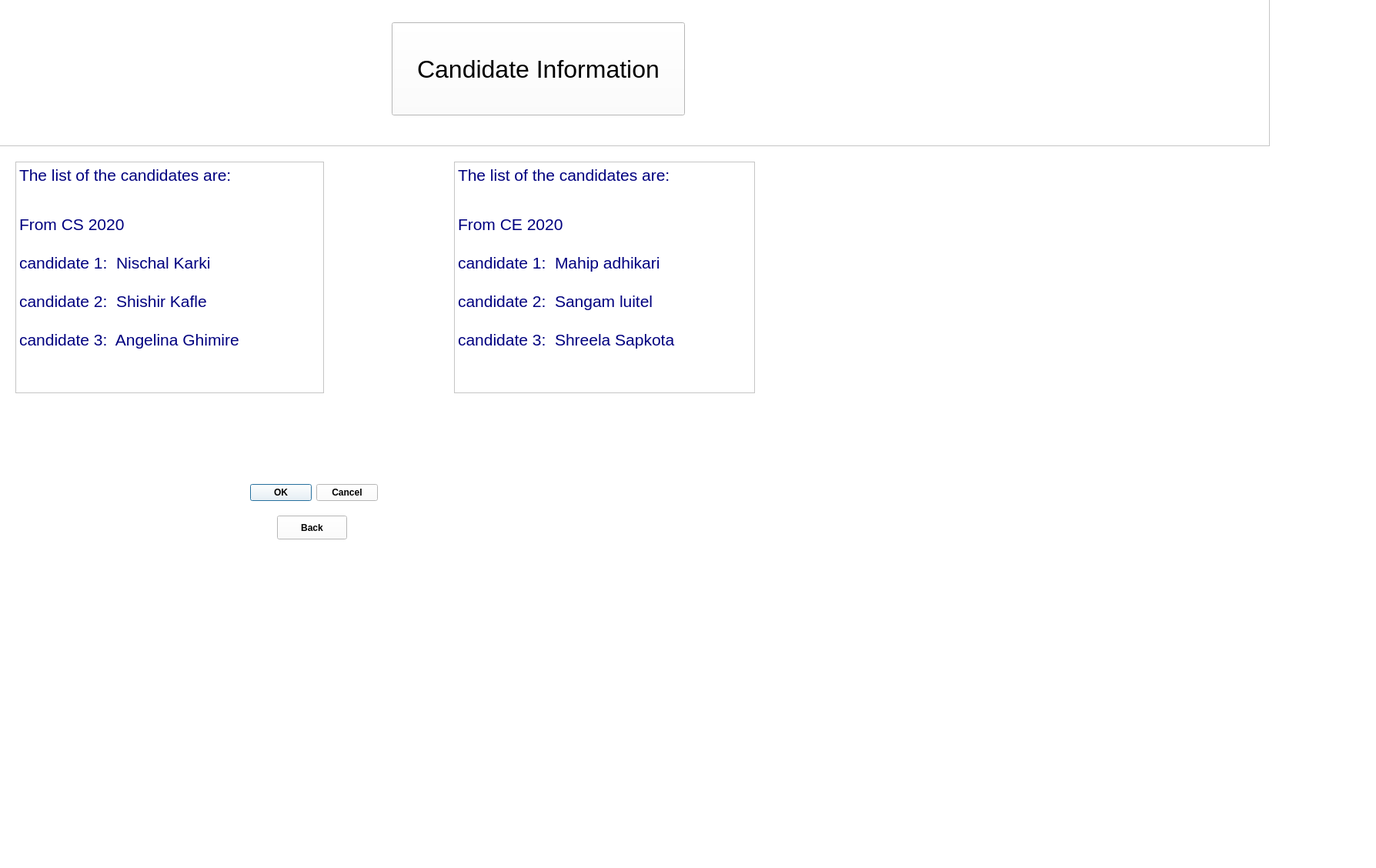
<?xml version="1.0" encoding="UTF-8"?>
<ui version="4.0">
 <class>candidateinfo</class>
 <widget class="QDialog" name="candidateinfo">
  <property name="geometry">
   <rect>
    <x>0</x>
    <y>0</y>
    <width>1788</width>
    <height>1128</height>
   </rect>
  </property>
  <property name="palette">
   <palette>
    <active>
     <colorrole role="WindowText">
      <brush brushstyle="SolidPattern">
       <color alpha="255">
        <red>0</red>
        <green>0</green>
        <blue>0</blue>
       </color>
      </brush>
     </colorrole>
     <colorrole role="Button">
      <brush brushstyle="SolidPattern">
       <color alpha="255">
        <red>255</red>
        <green>255</green>
        <blue>255</blue>
       </color>
      </brush>
     </colorrole>
     <colorrole role="Light">
      <brush brushstyle="SolidPattern">
       <color alpha="255">
        <red>255</red>
        <green>255</green>
        <blue>255</blue>
       </color>
      </brush>
     </colorrole>
     <colorrole role="Midlight">
      <brush brushstyle="SolidPattern">
       <color alpha="255">
        <red>255</red>
        <green>255</green>
        <blue>255</blue>
       </color>
      </brush>
     </colorrole>
     <colorrole role="Dark">
      <brush brushstyle="SolidPattern">
       <color alpha="255">
        <red>127</red>
        <green>127</green>
        <blue>127</blue>
       </color>
      </brush>
     </colorrole>
     <colorrole role="Mid">
      <brush brushstyle="SolidPattern">
       <color alpha="255">
        <red>170</red>
        <green>170</green>
        <blue>170</blue>
       </color>
      </brush>
     </colorrole>
     <colorrole role="Text">
      <brush brushstyle="SolidPattern">
       <color alpha="255">
        <red>0</red>
        <green>0</green>
        <blue>0</blue>
       </color>
      </brush>
     </colorrole>
     <colorrole role="BrightText">
      <brush brushstyle="SolidPattern">
       <color alpha="255">
        <red>255</red>
        <green>255</green>
        <blue>255</blue>
       </color>
      </brush>
     </colorrole>
     <colorrole role="ButtonText">
      <brush brushstyle="SolidPattern">
       <color alpha="255">
        <red>0</red>
        <green>0</green>
        <blue>0</blue>
       </color>
      </brush>
     </colorrole>
     <colorrole role="Base">
      <brush brushstyle="SolidPattern">
       <color alpha="255">
        <red>255</red>
        <green>255</green>
        <blue>255</blue>
       </color>
      </brush>
     </colorrole>
     <colorrole role="Window">
      <brush brushstyle="SolidPattern">
       <color alpha="255">
        <red>255</red>
        <green>255</green>
        <blue>255</blue>
       </color>
      </brush>
     </colorrole>
     <colorrole role="Shadow">
      <brush brushstyle="SolidPattern">
       <color alpha="255">
        <red>0</red>
        <green>0</green>
        <blue>0</blue>
       </color>
      </brush>
     </colorrole>
     <colorrole role="AlternateBase">
      <brush brushstyle="SolidPattern">
       <color alpha="255">
        <red>255</red>
        <green>255</green>
        <blue>255</blue>
       </color>
      </brush>
     </colorrole>
     <colorrole role="ToolTipBase">
      <brush brushstyle="SolidPattern">
       <color alpha="255">
        <red>255</red>
        <green>255</green>
        <blue>220</blue>
       </color>
      </brush>
     </colorrole>
     <colorrole role="ToolTipText">
      <brush brushstyle="SolidPattern">
       <color alpha="255">
        <red>0</red>
        <green>0</green>
        <blue>0</blue>
       </color>
      </brush>
     </colorrole>
     <colorrole role="PlaceholderText">
      <brush brushstyle="SolidPattern">
       <color alpha="128">
        <red>0</red>
        <green>0</green>
        <blue>0</blue>
       </color>
      </brush>
     </colorrole>
    </active>
    <inactive>
     <colorrole role="WindowText">
      <brush brushstyle="SolidPattern">
       <color alpha="255">
        <red>0</red>
        <green>0</green>
        <blue>0</blue>
       </color>
      </brush>
     </colorrole>
     <colorrole role="Button">
      <brush brushstyle="SolidPattern">
       <color alpha="255">
        <red>255</red>
        <green>255</green>
        <blue>255</blue>
       </color>
      </brush>
     </colorrole>
     <colorrole role="Light">
      <brush brushstyle="SolidPattern">
       <color alpha="255">
        <red>255</red>
        <green>255</green>
        <blue>255</blue>
       </color>
      </brush>
     </colorrole>
     <colorrole role="Midlight">
      <brush brushstyle="SolidPattern">
       <color alpha="255">
        <red>255</red>
        <green>255</green>
        <blue>255</blue>
       </color>
      </brush>
     </colorrole>
     <colorrole role="Dark">
      <brush brushstyle="SolidPattern">
       <color alpha="255">
        <red>127</red>
        <green>127</green>
        <blue>127</blue>
       </color>
      </brush>
     </colorrole>
     <colorrole role="Mid">
      <brush brushstyle="SolidPattern">
       <color alpha="255">
        <red>170</red>
        <green>170</green>
        <blue>170</blue>
       </color>
      </brush>
     </colorrole>
     <colorrole role="Text">
      <brush brushstyle="SolidPattern">
       <color alpha="255">
        <red>0</red>
        <green>0</green>
        <blue>0</blue>
       </color>
      </brush>
     </colorrole>
     <colorrole role="BrightText">
      <brush brushstyle="SolidPattern">
       <color alpha="255">
        <red>255</red>
        <green>255</green>
        <blue>255</blue>
       </color>
      </brush>
     </colorrole>
     <colorrole role="ButtonText">
      <brush brushstyle="SolidPattern">
       <color alpha="255">
        <red>0</red>
        <green>0</green>
        <blue>0</blue>
       </color>
      </brush>
     </colorrole>
     <colorrole role="Base">
      <brush brushstyle="SolidPattern">
       <color alpha="255">
        <red>255</red>
        <green>255</green>
        <blue>255</blue>
       </color>
      </brush>
     </colorrole>
     <colorrole role="Window">
      <brush brushstyle="SolidPattern">
       <color alpha="255">
        <red>255</red>
        <green>255</green>
        <blue>255</blue>
       </color>
      </brush>
     </colorrole>
     <colorrole role="Shadow">
      <brush brushstyle="SolidPattern">
       <color alpha="255">
        <red>0</red>
        <green>0</green>
        <blue>0</blue>
       </color>
      </brush>
     </colorrole>
     <colorrole role="AlternateBase">
      <brush brushstyle="SolidPattern">
       <color alpha="255">
        <red>255</red>
        <green>255</green>
        <blue>255</blue>
       </color>
      </brush>
     </colorrole>
     <colorrole role="ToolTipBase">
      <brush brushstyle="SolidPattern">
       <color alpha="255">
        <red>255</red>
        <green>255</green>
        <blue>220</blue>
       </color>
      </brush>
     </colorrole>
     <colorrole role="ToolTipText">
      <brush brushstyle="SolidPattern">
       <color alpha="255">
        <red>0</red>
        <green>0</green>
        <blue>0</blue>
       </color>
      </brush>
     </colorrole>
     <colorrole role="PlaceholderText">
      <brush brushstyle="SolidPattern">
       <color alpha="128">
        <red>0</red>
        <green>0</green>
        <blue>0</blue>
       </color>
      </brush>
     </colorrole>
    </inactive>
    <disabled>
     <colorrole role="WindowText">
      <brush brushstyle="SolidPattern">
       <color alpha="255">
        <red>127</red>
        <green>127</green>
        <blue>127</blue>
       </color>
      </brush>
     </colorrole>
     <colorrole role="Button">
      <brush brushstyle="SolidPattern">
       <color alpha="255">
        <red>255</red>
        <green>255</green>
        <blue>255</blue>
       </color>
      </brush>
     </colorrole>
     <colorrole role="Light">
      <brush brushstyle="SolidPattern">
       <color alpha="255">
        <red>255</red>
        <green>255</green>
        <blue>255</blue>
       </color>
      </brush>
     </colorrole>
     <colorrole role="Midlight">
      <brush brushstyle="SolidPattern">
       <color alpha="255">
        <red>255</red>
        <green>255</green>
        <blue>255</blue>
       </color>
      </brush>
     </colorrole>
     <colorrole role="Dark">
      <brush brushstyle="SolidPattern">
       <color alpha="255">
        <red>127</red>
        <green>127</green>
        <blue>127</blue>
       </color>
      </brush>
     </colorrole>
     <colorrole role="Mid">
      <brush brushstyle="SolidPattern">
       <color alpha="255">
        <red>170</red>
        <green>170</green>
        <blue>170</blue>
       </color>
      </brush>
     </colorrole>
     <colorrole role="Text">
      <brush brushstyle="SolidPattern">
       <color alpha="255">
        <red>127</red>
        <green>127</green>
        <blue>127</blue>
       </color>
      </brush>
     </colorrole>
     <colorrole role="BrightText">
      <brush brushstyle="SolidPattern">
       <color alpha="255">
        <red>255</red>
        <green>255</green>
        <blue>255</blue>
       </color>
      </brush>
     </colorrole>
     <colorrole role="ButtonText">
      <brush brushstyle="SolidPattern">
       <color alpha="255">
        <red>127</red>
        <green>127</green>
        <blue>127</blue>
       </color>
      </brush>
     </colorrole>
     <colorrole role="Base">
      <brush brushstyle="SolidPattern">
       <color alpha="255">
        <red>255</red>
        <green>255</green>
        <blue>255</blue>
       </color>
      </brush>
     </colorrole>
     <colorrole role="Window">
      <brush brushstyle="SolidPattern">
       <color alpha="255">
        <red>255</red>
        <green>255</green>
        <blue>255</blue>
       </color>
      </brush>
     </colorrole>
     <colorrole role="Shadow">
      <brush brushstyle="SolidPattern">
       <color alpha="255">
        <red>0</red>
        <green>0</green>
        <blue>0</blue>
       </color>
      </brush>
     </colorrole>
     <colorrole role="AlternateBase">
      <brush brushstyle="SolidPattern">
       <color alpha="255">
        <red>255</red>
        <green>255</green>
        <blue>255</blue>
       </color>
      </brush>
     </colorrole>
     <colorrole role="ToolTipBase">
      <brush brushstyle="SolidPattern">
       <color alpha="255">
        <red>255</red>
        <green>255</green>
        <blue>220</blue>
       </color>
      </brush>
     </colorrole>
     <colorrole role="ToolTipText">
      <brush brushstyle="SolidPattern">
       <color alpha="255">
        <red>0</red>
        <green>0</green>
        <blue>0</blue>
       </color>
      </brush>
     </colorrole>
     <colorrole role="PlaceholderText">
      <brush brushstyle="SolidPattern">
       <color alpha="128">
        <red>0</red>
        <green>0</green>
        <blue>0</blue>
       </color>
      </brush>
     </colorrole>
    </disabled>
   </palette>
  </property>
  <property name="font">
   <font>
    <weight>75</weight>
    <bold>true</bold>
   </font>
  </property>
  <property name="windowTitle">
   <string>Dialog</string>
  </property>
  <widget class="QDialogButtonBox" name="buttonBox">
   <property name="geometry">
    <rect>
     <x>200</x>
     <y>570</y>
     <width>291</width>
     <height>141</height>
    </rect>
   </property>
   <property name="orientation">
    <enum>Qt::Horizontal</enum>
   </property>
   <property name="standardButtons">
    <set>QDialogButtonBox::Cancel|QDialogButtonBox::Ok</set>
   </property>
  </widget>
  <widget class="QTextEdit" name="textEdit">
   <property name="geometry">
    <rect>
     <x>20</x>
     <y>210</y>
     <width>401</width>
     <height>301</height>
    </rect>
   </property>
   <property name="font">
    <font>
     <weight>75</weight>
     <bold>true</bold>
    </font>
   </property>
   <property name="html">
    <string>&lt;!DOCTYPE HTML PUBLIC &quot;-//W3C//DTD HTML 4.0//EN&quot; &quot;http://www.w3.org/TR/REC-html40/strict.dtd&quot;&gt;
&lt;html&gt;&lt;head&gt;&lt;meta name=&quot;qrichtext&quot; content=&quot;1&quot; /&gt;&lt;style type=&quot;text/css&quot;&gt;
p, li { white-space: pre-wrap; }
&lt;/style&gt;&lt;/head&gt;&lt;body style=&quot; font-family:'Inter'; font-size:9pt; font-weight:600; font-style:normal;&quot;&gt;
&lt;p style=&quot; margin-top:0px; margin-bottom:0px; margin-left:0px; margin-right:0px; -qt-block-indent:0; text-indent:0px;&quot;&gt;&lt;span style=&quot; font-family:'Times New Roman'; font-size:16pt; font-weight:400; color:#00007f;&quot;&gt;The list of the candidates are:&lt;/span&gt;&lt;/p&gt;
&lt;p style=&quot;-qt-paragraph-type:empty; margin-top:0px; margin-bottom:0px; margin-left:0px; margin-right:0px; -qt-block-indent:0; text-indent:0px; font-family:'Times New Roman'; font-size:16pt; font-weight:400; color:#00007f;&quot;&gt;&lt;br /&gt;&lt;/p&gt;
&lt;p style=&quot;-qt-paragraph-type:empty; margin-top:0px; margin-bottom:0px; margin-left:0px; margin-right:0px; -qt-block-indent:0; text-indent:0px; font-family:'Times New Roman'; font-weight:400;&quot;&gt;&lt;br /&gt;&lt;/p&gt;
&lt;p style=&quot; margin-top:0px; margin-bottom:0px; margin-left:0px; margin-right:0px; -qt-block-indent:0; text-indent:0px;&quot;&gt;&lt;span style=&quot; font-family:'Times New Roman'; font-size:16pt; font-weight:400; color:#00007f;&quot;&gt;From CS 2020&lt;/span&gt;&lt;/p&gt;
&lt;p style=&quot;-qt-paragraph-type:empty; margin-top:0px; margin-bottom:0px; margin-left:0px; margin-right:0px; -qt-block-indent:0; text-indent:0px; font-family:'Times New Roman'; font-size:16pt; font-weight:400; color:#00007f;&quot;&gt;&lt;br /&gt;&lt;/p&gt;
&lt;p style=&quot; margin-top:0px; margin-bottom:0px; margin-left:0px; margin-right:0px; -qt-block-indent:0; text-indent:0px;&quot;&gt;&lt;span style=&quot; font-family:'Times New Roman'; font-size:16pt; font-weight:400; color:#00007f;&quot;&gt;candidate 1:  Nischal Karki&lt;/span&gt;&lt;/p&gt;
&lt;p style=&quot;-qt-paragraph-type:empty; margin-top:0px; margin-bottom:0px; margin-left:0px; margin-right:0px; -qt-block-indent:0; text-indent:0px; font-family:'Times New Roman'; font-size:16pt; font-weight:400; color:#00007f;&quot;&gt;&lt;br /&gt;&lt;/p&gt;
&lt;p style=&quot; margin-top:0px; margin-bottom:0px; margin-left:0px; margin-right:0px; -qt-block-indent:0; text-indent:0px;&quot;&gt;&lt;span style=&quot; font-family:'Times New Roman'; font-size:16pt; font-weight:400; color:#00007f;&quot;&gt;candidate 2:  Shishir Kafle&lt;/span&gt;&lt;/p&gt;
&lt;p style=&quot;-qt-paragraph-type:empty; margin-top:0px; margin-bottom:0px; margin-left:0px; margin-right:0px; -qt-block-indent:0; text-indent:0px; font-family:'Times New Roman'; font-size:16pt; font-weight:400; color:#00007f;&quot;&gt;&lt;br /&gt;&lt;/p&gt;
&lt;p style=&quot; margin-top:0px; margin-bottom:0px; margin-left:0px; margin-right:0px; -qt-block-indent:0; text-indent:0px;&quot;&gt;&lt;span style=&quot; font-family:'Times New Roman'; font-size:16pt; font-weight:400; color:#00007f;&quot;&gt;candidate 3:  Angelina Ghimire&lt;/span&gt;&lt;/p&gt;&lt;/body&gt;&lt;/html&gt;</string>
   </property>
  </widget>
  <widget class="QPushButton" name="pushButton_2">
   <property name="geometry">
    <rect>
     <x>360</x>
     <y>670</y>
     <width>91</width>
     <height>31</height>
    </rect>
   </property>
   <property name="text">
    <string>Back</string>
   </property>
  </widget>
  <widget class="QLabel" name="label">
   <property name="geometry">
    <rect>
     <x>530</x>
     <y>100</y>
     <width>49</width>
     <height>81</height>
    </rect>
   </property>
   <property name="text">
    <string/>
   </property>
   <property name="pixmap">
    <pixmap>../../Young-man-putting-vote-into-ballot-box-on-transparent-background-PNG.png</pixmap>
   </property>
  </widget>
  <widget class="QTextBrowser" name="textBrowser">
   <property name="geometry">
    <rect>
     <x>590</x>
     <y>210</y>
     <width>391</width>
     <height>301</height>
    </rect>
   </property>
   <property name="html">
    <string>&lt;!DOCTYPE HTML PUBLIC &quot;-//W3C//DTD HTML 4.0//EN&quot; &quot;http://www.w3.org/TR/REC-html40/strict.dtd&quot;&gt;
&lt;html&gt;&lt;head&gt;&lt;meta name=&quot;qrichtext&quot; content=&quot;1&quot; /&gt;&lt;style type=&quot;text/css&quot;&gt;
p, li { white-space: pre-wrap; }
&lt;/style&gt;&lt;/head&gt;&lt;body style=&quot; font-family:'Inter'; font-size:9pt; font-weight:600; font-style:normal;&quot;&gt;
&lt;p style=&quot; margin-top:0px; margin-bottom:0px; margin-left:0px; margin-right:0px; -qt-block-indent:0; text-indent:0px;&quot;&gt;&lt;span style=&quot; font-family:'Times New Roman'; font-size:16pt; font-weight:400; color:#00007f;&quot;&gt;The list of the candidates are:&lt;/span&gt;&lt;/p&gt;
&lt;p style=&quot;-qt-paragraph-type:empty; margin-top:0px; margin-bottom:0px; margin-left:0px; margin-right:0px; -qt-block-indent:0; text-indent:0px; font-family:'Times New Roman'; font-size:16pt; font-weight:400; color:#00007f;&quot;&gt;&lt;br /&gt;&lt;/p&gt;
&lt;p style=&quot;-qt-paragraph-type:empty; margin-top:0px; margin-bottom:0px; margin-left:0px; margin-right:0px; -qt-block-indent:0; text-indent:0px; font-family:'Times New Roman'; font-weight:696;&quot;&gt;&lt;br /&gt;&lt;/p&gt;
&lt;p style=&quot; margin-top:0px; margin-bottom:0px; margin-left:0px; margin-right:0px; -qt-block-indent:0; text-indent:0px;&quot;&gt;&lt;span style=&quot; font-family:'Times New Roman'; font-size:16pt; font-weight:400; color:#00007f;&quot;&gt;From CE 2020&lt;/span&gt;&lt;/p&gt;
&lt;p style=&quot;-qt-paragraph-type:empty; margin-top:0px; margin-bottom:0px; margin-left:0px; margin-right:0px; -qt-block-indent:0; text-indent:0px; font-family:'Times New Roman'; font-size:16pt; font-weight:400; color:#00007f;&quot;&gt;&lt;br /&gt;&lt;/p&gt;
&lt;p style=&quot; margin-top:0px; margin-bottom:0px; margin-left:0px; margin-right:0px; -qt-block-indent:0; text-indent:0px;&quot;&gt;&lt;span style=&quot; font-family:'Times New Roman'; font-size:16pt; font-weight:400; color:#00007f;&quot;&gt;candidate 1:  Mahip adhikari&lt;/span&gt;&lt;/p&gt;
&lt;p style=&quot;-qt-paragraph-type:empty; margin-top:0px; margin-bottom:0px; margin-left:0px; margin-right:0px; -qt-block-indent:0; text-indent:0px; font-family:'Times New Roman'; font-size:16pt; font-weight:400; color:#00007f;&quot;&gt;&lt;br /&gt;&lt;/p&gt;
&lt;p style=&quot; margin-top:0px; margin-bottom:0px; margin-left:0px; margin-right:0px; -qt-block-indent:0; text-indent:0px;&quot;&gt;&lt;span style=&quot; font-family:'Times New Roman'; font-size:16pt; font-weight:400; color:#00007f;&quot;&gt;candidate 2:  Sangam luitel&lt;/span&gt;&lt;/p&gt;
&lt;p style=&quot;-qt-paragraph-type:empty; margin-top:0px; margin-bottom:0px; margin-left:0px; margin-right:0px; -qt-block-indent:0; text-indent:0px; font-family:'Times New Roman'; font-size:16pt; font-weight:400; color:#00007f;&quot;&gt;&lt;br /&gt;&lt;/p&gt;
&lt;p style=&quot; margin-top:0px; margin-bottom:0px; margin-left:0px; margin-right:0px; -qt-block-indent:0; text-indent:0px;&quot;&gt;&lt;span style=&quot; font-family:'Times New Roman'; font-size:16pt; font-weight:400; color:#00007f;&quot;&gt;candidate 3:  Shreela Sapkota&lt;/span&gt;&lt;/p&gt;&lt;/body&gt;&lt;/html&gt;</string>
   </property>
  </widget>
  <widget class="QLabel" name="label_2">
   <property name="geometry">
    <rect>
     <x>900</x>
     <y>70</y>
     <width>371</width>
     <height>421</height>
    </rect>
   </property>
   <property name="palette">
    <palette>
     <active>
      <colorrole role="WindowText">
       <brush brushstyle="SolidPattern">
        <color alpha="255">
         <red>0</red>
         <green>0</green>
         <blue>0</blue>
        </color>
       </brush>
      </colorrole>
      <colorrole role="Button">
       <brush brushstyle="SolidPattern">
        <color alpha="255">
         <red>240</red>
         <green>240</green>
         <blue>240</blue>
        </color>
       </brush>
      </colorrole>
      <colorrole role="Light">
       <brush brushstyle="SolidPattern">
        <color alpha="255">
         <red>255</red>
         <green>255</green>
         <blue>255</blue>
        </color>
       </brush>
      </colorrole>
      <colorrole role="Midlight">
       <brush brushstyle="SolidPattern">
        <color alpha="255">
         <red>227</red>
         <green>227</green>
         <blue>227</blue>
        </color>
       </brush>
      </colorrole>
      <colorrole role="Dark">
       <brush brushstyle="SolidPattern">
        <color alpha="255">
         <red>160</red>
         <green>160</green>
         <blue>160</blue>
        </color>
       </brush>
      </colorrole>
      <colorrole role="Mid">
       <brush brushstyle="SolidPattern">
        <color alpha="255">
         <red>160</red>
         <green>160</green>
         <blue>160</blue>
        </color>
       </brush>
      </colorrole>
      <colorrole role="Text">
       <brush brushstyle="SolidPattern">
        <color alpha="255">
         <red>0</red>
         <green>0</green>
         <blue>0</blue>
        </color>
       </brush>
      </colorrole>
      <colorrole role="BrightText">
       <brush brushstyle="SolidPattern">
        <color alpha="255">
         <red>255</red>
         <green>255</green>
         <blue>255</blue>
        </color>
       </brush>
      </colorrole>
      <colorrole role="ButtonText">
       <brush brushstyle="SolidPattern">
        <color alpha="255">
         <red>0</red>
         <green>0</green>
         <blue>0</blue>
        </color>
       </brush>
      </colorrole>
      <colorrole role="Base">
       <brush brushstyle="SolidPattern">
        <color alpha="255">
         <red>255</red>
         <green>255</green>
         <blue>255</blue>
        </color>
       </brush>
      </colorrole>
      <colorrole role="Window">
       <brush brushstyle="SolidPattern">
        <color alpha="255">
         <red>85</red>
         <green>170</green>
         <blue>255</blue>
        </color>
       </brush>
      </colorrole>
      <colorrole role="Shadow">
       <brush brushstyle="SolidPattern">
        <color alpha="255">
         <red>105</red>
         <green>105</green>
         <blue>105</blue>
        </color>
       </brush>
      </colorrole>
      <colorrole role="Highlight">
       <brush brushstyle="SolidPattern">
        <color alpha="255">
         <red>0</red>
         <green>120</green>
         <blue>215</blue>
        </color>
       </brush>
      </colorrole>
      <colorrole role="HighlightedText">
       <brush brushstyle="SolidPattern">
        <color alpha="255">
         <red>255</red>
         <green>255</green>
         <blue>255</blue>
        </color>
       </brush>
      </colorrole>
      <colorrole role="Link">
       <brush brushstyle="SolidPattern">
        <color alpha="255">
         <red>0</red>
         <green>0</green>
         <blue>255</blue>
        </color>
       </brush>
      </colorrole>
      <colorrole role="LinkVisited">
       <brush brushstyle="SolidPattern">
        <color alpha="255">
         <red>255</red>
         <green>0</green>
         <blue>255</blue>
        </color>
       </brush>
      </colorrole>
      <colorrole role="AlternateBase">
       <brush brushstyle="SolidPattern">
        <color alpha="255">
         <red>245</red>
         <green>245</green>
         <blue>245</blue>
        </color>
       </brush>
      </colorrole>
      <colorrole role="NoRole">
       <brush brushstyle="SolidPattern">
        <color alpha="255">
         <red>0</red>
         <green>0</green>
         <blue>0</blue>
        </color>
       </brush>
      </colorrole>
      <colorrole role="ToolTipBase">
       <brush brushstyle="SolidPattern">
        <color alpha="255">
         <red>255</red>
         <green>255</green>
         <blue>220</blue>
        </color>
       </brush>
      </colorrole>
      <colorrole role="ToolTipText">
       <brush brushstyle="SolidPattern">
        <color alpha="255">
         <red>0</red>
         <green>0</green>
         <blue>0</blue>
        </color>
       </brush>
      </colorrole>
      <colorrole role="PlaceholderText">
       <brush brushstyle="SolidPattern">
        <color alpha="128">
         <red>0</red>
         <green>0</green>
         <blue>0</blue>
        </color>
       </brush>
      </colorrole>
     </active>
     <inactive>
      <colorrole role="WindowText">
       <brush brushstyle="SolidPattern">
        <color alpha="255">
         <red>0</red>
         <green>0</green>
         <blue>0</blue>
        </color>
       </brush>
      </colorrole>
      <colorrole role="Button">
       <brush brushstyle="SolidPattern">
        <color alpha="255">
         <red>240</red>
         <green>240</green>
         <blue>240</blue>
        </color>
       </brush>
      </colorrole>
      <colorrole role="Light">
       <brush brushstyle="SolidPattern">
        <color alpha="255">
         <red>255</red>
         <green>255</green>
         <blue>255</blue>
        </color>
       </brush>
      </colorrole>
      <colorrole role="Midlight">
       <brush brushstyle="SolidPattern">
        <color alpha="255">
         <red>227</red>
         <green>227</green>
         <blue>227</blue>
        </color>
       </brush>
      </colorrole>
      <colorrole role="Dark">
       <brush brushstyle="SolidPattern">
        <color alpha="255">
         <red>160</red>
         <green>160</green>
         <blue>160</blue>
        </color>
       </brush>
      </colorrole>
      <colorrole role="Mid">
       <brush brushstyle="SolidPattern">
        <color alpha="255">
         <red>160</red>
         <green>160</green>
         <blue>160</blue>
        </color>
       </brush>
      </colorrole>
      <colorrole role="Text">
       <brush brushstyle="SolidPattern">
        <color alpha="255">
         <red>0</red>
         <green>0</green>
         <blue>0</blue>
        </color>
       </brush>
      </colorrole>
      <colorrole role="BrightText">
       <brush brushstyle="SolidPattern">
        <color alpha="255">
         <red>255</red>
         <green>255</green>
         <blue>255</blue>
        </color>
       </brush>
      </colorrole>
      <colorrole role="ButtonText">
       <brush brushstyle="SolidPattern">
        <color alpha="255">
         <red>0</red>
         <green>0</green>
         <blue>0</blue>
        </color>
       </brush>
      </colorrole>
      <colorrole role="Base">
       <brush brushstyle="SolidPattern">
        <color alpha="255">
         <red>255</red>
         <green>255</green>
         <blue>255</blue>
        </color>
       </brush>
      </colorrole>
      <colorrole role="Window">
       <brush brushstyle="SolidPattern">
        <color alpha="255">
         <red>240</red>
         <green>240</green>
         <blue>240</blue>
        </color>
       </brush>
      </colorrole>
      <colorrole role="Shadow">
       <brush brushstyle="SolidPattern">
        <color alpha="255">
         <red>105</red>
         <green>105</green>
         <blue>105</blue>
        </color>
       </brush>
      </colorrole>
      <colorrole role="Highlight">
       <brush brushstyle="SolidPattern">
        <color alpha="255">
         <red>240</red>
         <green>240</green>
         <blue>240</blue>
        </color>
       </brush>
      </colorrole>
      <colorrole role="HighlightedText">
       <brush brushstyle="SolidPattern">
        <color alpha="255">
         <red>0</red>
         <green>0</green>
         <blue>0</blue>
        </color>
       </brush>
      </colorrole>
      <colorrole role="Link">
       <brush brushstyle="SolidPattern">
        <color alpha="255">
         <red>0</red>
         <green>0</green>
         <blue>255</blue>
        </color>
       </brush>
      </colorrole>
      <colorrole role="LinkVisited">
       <brush brushstyle="SolidPattern">
        <color alpha="255">
         <red>255</red>
         <green>0</green>
         <blue>255</blue>
        </color>
       </brush>
      </colorrole>
      <colorrole role="AlternateBase">
       <brush brushstyle="SolidPattern">
        <color alpha="255">
         <red>245</red>
         <green>245</green>
         <blue>245</blue>
        </color>
       </brush>
      </colorrole>
      <colorrole role="NoRole">
       <brush brushstyle="NoBrush">
        <color alpha="255">
         <red>0</red>
         <green>0</green>
         <blue>0</blue>
        </color>
       </brush>
      </colorrole>
      <colorrole role="ToolTipBase">
       <brush brushstyle="SolidPattern">
        <color alpha="255">
         <red>255</red>
         <green>255</green>
         <blue>220</blue>
        </color>
       </brush>
      </colorrole>
      <colorrole role="ToolTipText">
       <brush brushstyle="SolidPattern">
        <color alpha="255">
         <red>0</red>
         <green>0</green>
         <blue>0</blue>
        </color>
       </brush>
      </colorrole>
      <colorrole role="PlaceholderText">
       <brush brushstyle="SolidPattern">
        <color alpha="128">
         <red>0</red>
         <green>0</green>
         <blue>0</blue>
        </color>
       </brush>
      </colorrole>
     </inactive>
     <disabled>
      <colorrole role="WindowText">
       <brush brushstyle="SolidPattern">
        <color alpha="255">
         <red>120</red>
         <green>120</green>
         <blue>120</blue>
        </color>
       </brush>
      </colorrole>
      <colorrole role="Button">
       <brush brushstyle="SolidPattern">
        <color alpha="255">
         <red>240</red>
         <green>240</green>
         <blue>240</blue>
        </color>
       </brush>
      </colorrole>
      <colorrole role="Light">
       <brush brushstyle="SolidPattern">
        <color alpha="255">
         <red>255</red>
         <green>255</green>
         <blue>255</blue>
        </color>
       </brush>
      </colorrole>
      <colorrole role="Midlight">
       <brush brushstyle="SolidPattern">
        <color alpha="255">
         <red>247</red>
         <green>247</green>
         <blue>247</blue>
        </color>
       </brush>
      </colorrole>
      <colorrole role="Dark">
       <brush brushstyle="SolidPattern">
        <color alpha="255">
         <red>160</red>
         <green>160</green>
         <blue>160</blue>
        </color>
       </brush>
      </colorrole>
      <colorrole role="Mid">
       <brush brushstyle="SolidPattern">
        <color alpha="255">
         <red>160</red>
         <green>160</green>
         <blue>160</blue>
        </color>
       </brush>
      </colorrole>
      <colorrole role="Text">
       <brush brushstyle="SolidPattern">
        <color alpha="255">
         <red>120</red>
         <green>120</green>
         <blue>120</blue>
        </color>
       </brush>
      </colorrole>
      <colorrole role="BrightText">
       <brush brushstyle="SolidPattern">
        <color alpha="255">
         <red>255</red>
         <green>255</green>
         <blue>255</blue>
        </color>
       </brush>
      </colorrole>
      <colorrole role="ButtonText">
       <brush brushstyle="SolidPattern">
        <color alpha="255">
         <red>120</red>
         <green>120</green>
         <blue>120</blue>
        </color>
       </brush>
      </colorrole>
      <colorrole role="Base">
       <brush brushstyle="SolidPattern">
        <color alpha="255">
         <red>85</red>
         <green>170</green>
         <blue>255</blue>
        </color>
       </brush>
      </colorrole>
      <colorrole role="Window">
       <brush brushstyle="SolidPattern">
        <color alpha="255">
         <red>85</red>
         <green>170</green>
         <blue>255</blue>
        </color>
       </brush>
      </colorrole>
      <colorrole role="Shadow">
       <brush brushstyle="SolidPattern">
        <color alpha="255">
         <red>0</red>
         <green>0</green>
         <blue>0</blue>
        </color>
       </brush>
      </colorrole>
      <colorrole role="Highlight">
       <brush brushstyle="SolidPattern">
        <color alpha="255">
         <red>0</red>
         <green>120</green>
         <blue>215</blue>
        </color>
       </brush>
      </colorrole>
      <colorrole role="HighlightedText">
       <brush brushstyle="SolidPattern">
        <color alpha="255">
         <red>255</red>
         <green>255</green>
         <blue>255</blue>
        </color>
       </brush>
      </colorrole>
      <colorrole role="Link">
       <brush brushstyle="SolidPattern">
        <color alpha="255">
         <red>0</red>
         <green>0</green>
         <blue>255</blue>
        </color>
       </brush>
      </colorrole>
      <colorrole role="LinkVisited">
       <brush brushstyle="SolidPattern">
        <color alpha="255">
         <red>255</red>
         <green>0</green>
         <blue>255</blue>
        </color>
       </brush>
      </colorrole>
      <colorrole role="AlternateBase">
       <brush brushstyle="SolidPattern">
        <color alpha="255">
         <red>245</red>
         <green>245</green>
         <blue>245</blue>
        </color>
       </brush>
      </colorrole>
      <colorrole role="NoRole">
       <brush brushstyle="NoBrush">
        <color alpha="255">
         <red>0</red>
         <green>0</green>
         <blue>0</blue>
        </color>
       </brush>
      </colorrole>
      <colorrole role="ToolTipBase">
       <brush brushstyle="SolidPattern">
        <color alpha="255">
         <red>255</red>
         <green>255</green>
         <blue>220</blue>
        </color>
       </brush>
      </colorrole>
      <colorrole role="ToolTipText">
       <brush brushstyle="SolidPattern">
        <color alpha="255">
         <red>0</red>
         <green>0</green>
         <blue>0</blue>
        </color>
       </brush>
      </colorrole>
      <colorrole role="PlaceholderText">
       <brush brushstyle="SolidPattern">
        <color alpha="128">
         <red>0</red>
         <green>0</green>
         <blue>0</blue>
        </color>
       </brush>
      </colorrole>
     </disabled>
    </palette>
   </property>
   <property name="text">
    <string/>
   </property>
   <property name="pixmap">
    <pixmap>../../f7c0d61a4b9fb7cb1f4562c727367e11382b7f304bbe11d466bfd8f645bcaeb0.jpg</pixmap>
   </property>
  </widget>
  <widget class="QFrame" name="frame">
   <property name="geometry">
    <rect>
     <x>-1</x>
     <y>-1</y>
     <width>1651</width>
     <height>191</height>
    </rect>
   </property>
   <property name="styleSheet">
    <string notr="true">background-image: url(:/img/Images/4b2a2a3bf5522767a4a6eab7d8feabdc.jpg);</string>
   </property>
   <property name="frameShape">
    <enum>QFrame::StyledPanel</enum>
   </property>
   <property name="frameShadow">
    <enum>QFrame::Raised</enum>
   </property>
   <widget class="QPushButton" name="pushButton">
    <property name="geometry">
     <rect>
      <x>510</x>
      <y>30</y>
      <width>381</width>
      <height>121</height>
     </rect>
    </property>
    <property name="font">
     <font>
      <pointsize>24</pointsize>
      <weight>50</weight>
      <bold>false</bold>
     </font>
    </property>
    <property name="text">
     <string>Candidate Information</string>
    </property>
   </widget>
  </widget>
 </widget>
 <resources>
  <include location="resource.qrc"/>
 </resources>
 <connections>
  <connection>
   <sender>buttonBox</sender>
   <signal>accepted()</signal>
   <receiver>candidateinfo</receiver>
   <slot>accept()</slot>
   <hints>
    <hint type="sourcelabel">
     <x>248</x>
     <y>254</y>
    </hint>
    <hint type="destinationlabel">
     <x>157</x>
     <y>274</y>
    </hint>
   </hints>
  </connection>
  <connection>
   <sender>buttonBox</sender>
   <signal>rejected()</signal>
   <receiver>candidateinfo</receiver>
   <slot>reject()</slot>
   <hints>
    <hint type="sourcelabel">
     <x>316</x>
     <y>260</y>
    </hint>
    <hint type="destinationlabel">
     <x>286</x>
     <y>274</y>
    </hint>
   </hints>
  </connection>
 </connections>
</ui>
